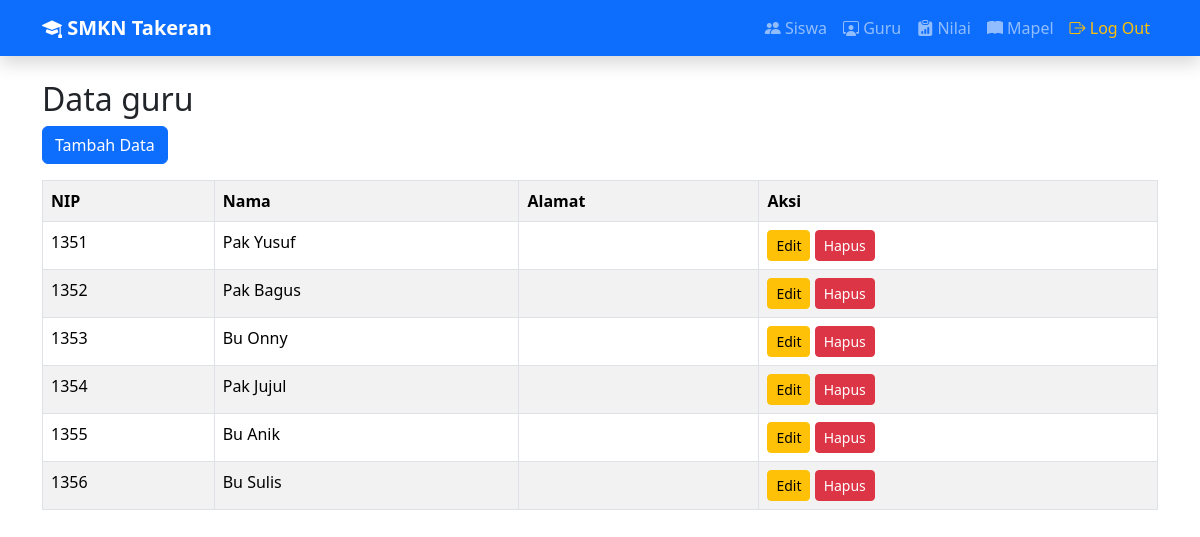
The page /web_sekolah/guru/index.php (signed in) on the database its author committed.
### tables this page shows
CREATE TABLE `guru` (
  `nip` varchar(12) NOT NULL,
  `nama` varchar(50) NOT NULL,
  `alamat` varchar(50) NOT NULL
);

### web_sekolah/guru/index.php (the view, shortened to what this page needs)
<?php
include "../koneksi.php";
?>
<!DOCTYPE html>
<html>
<head>
    <link href="https://cdn.jsdelivr.net/npm/bootstrap@5.3.8/dist/css/bootstrap.min.css" rel="stylesheet">
</head>
<body>
<div class="container mt-4">
    <h2>Data guru</h2>
    <a href="tambah.php" class="btn btn-primary mb-3">
        Tambah Data
    </a>
    <table class="table table-bordered table-striped">
        <tr>
            <th>NIP</th>
            <th>Nama</th>
            <th>Alamat</th>
            <th>Aksi</th>
        </tr>
        <?php
        $data = mysqli_query($koneksi, "SELECT * FROM guru");
        while ($d = mysqli_fetch_array($data)) {
        ?>
        <tr>
            <td><?= $d['nip']; ?></td>
            <td><?= $d['nama']; ?></td>
            <td><?= $d['alamat']; ?></td>
            <td>
                <a href="edit.php?nip=<?= $d['nip']; ?>"
                   class="btn btn-warning btn-sm">
                    Edit
                </a>
                <a href="hapus.php?nip=<?= $d['nip']; ?>"
                   class="btn btn-danger btn-sm"
                   onclick="return confirm('Yakin ingin menghapus?');">
                    Hapus
                </a>
            </td>
        </tr>
        <?php } ?>
    </table>
</div>
</body>
</html>

### rows shown on the page
guru: nip "1351", nama "Pak Yusuf"
guru: nip "1352", nama "Pak Bagus"
guru: nip "1353", nama "Bu Onny"
guru: nip "1354", nama "Pak Jujul"
guru: nip "1355", nama "Bu Anik"
guru: nip "1356", nama "Bu Sulis"
